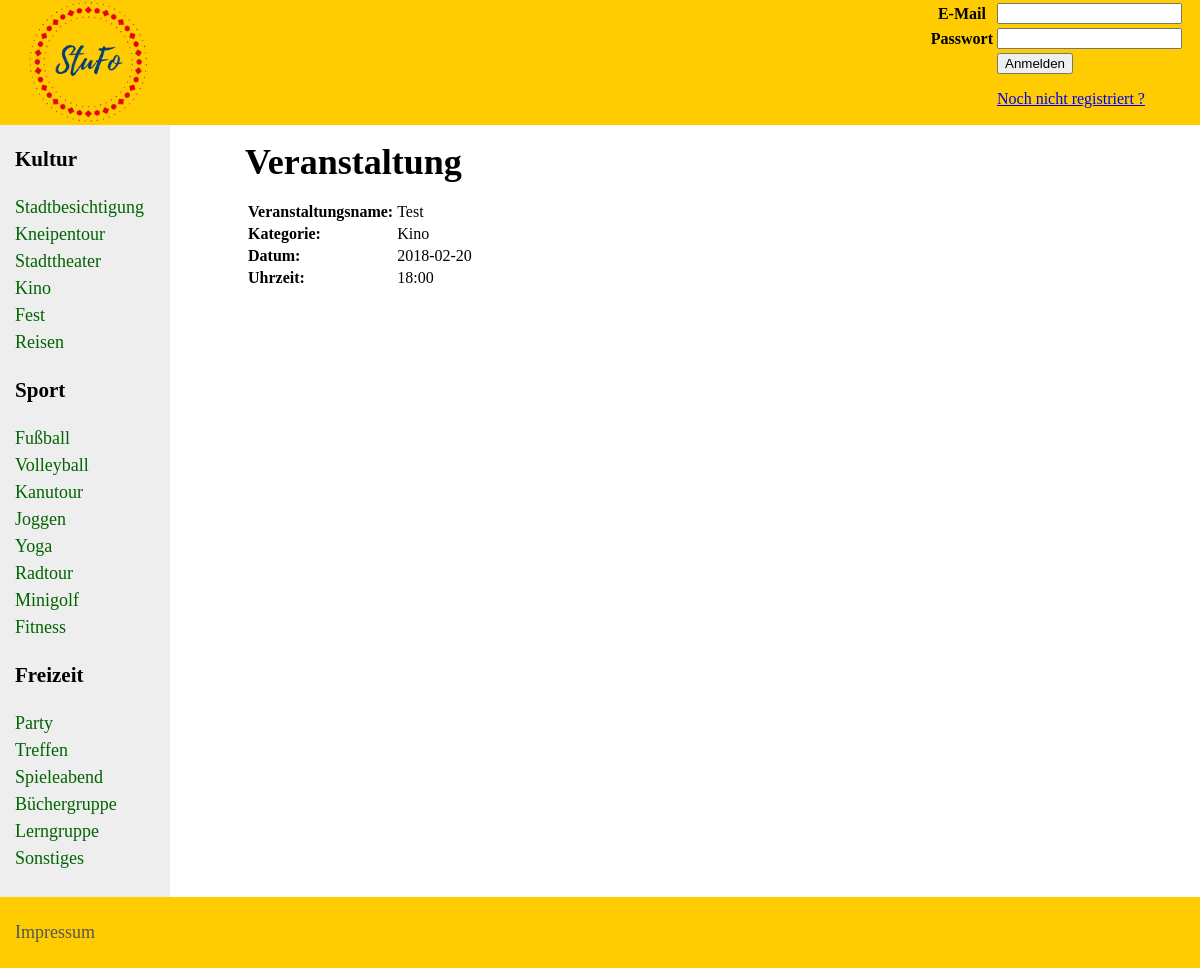
The app's page /Veranstaltung.php?page=4 with its own data.
### tables this page shows
CREATE TABLE `veranstaltung` (
  `VeranstaltungsID` bigint(255) NOT NULL,
  `Ersteller` bigint(255) NOT NULL,
  `Kategorie` bigint(255) NOT NULL,
  `Veranstaltungsname` varchar(40) NOT NULL,
  `Datum` date NOT NULL,
  `Uhrzeit` time(6) NOT NULL,
  `Beschreibung` text NOT NULL,
  `Teilnehmerzahl` int(11) NOT NULL,
  `Ort` varchar(250) NOT NULL
);

CREATE TABLE `kategorie` (
  `KategorieID` bigint(255) NOT NULL,
  `Bezeichnung` varchar(40) NOT NULL
);

### Loginverwaltung.php (called while the page is built, shortened)
<?php
function logged_in()
{
    $con = mysqli_connect('localhost', 'test', '12345678', 'SVF') or die(mysql_error());
    $session = session_id();
    $sql = "SELECT BenutzerID
    FROM benutzer
    WHERE Session = '$session'
    LIMIT 1";
    $result = mysqli_query($con, $sql);
    return (mysqli_num_rows($result) == 1);
}
?>

### Veranstaltung.php (the view, shortened to what this page needs)
<?php
include 'Loginverwaltung.php';
$con = mysqli_connect('localhost', 'test', '12345678', 'SVF') or die(mysql_error());
if (isset($_GET["page"])) {
    $veranstaltungsid = $_GET['page'];
    $sql = "SELECT * FROM veranstaltung v
    JOIN kategorie k ON v.Kategorie=KategorieID
    WHERE v.VeranstaltungsID = '$veranstaltungsid'
    LIMIT 1";
    $result = mysqli_query($con, $sql);
    if (mysqli_num_rows($result) == 1) {
        $veranstaltung = mysqli_fetch_assoc($result);
        $veranstaltungsname = $veranstaltung['Veranstaltungsname'];
        $kategorie = $veranstaltung['Bezeichnung'];
        $datum = $veranstaltung['Datum'];
        $uhrzeit = $veranstaltung['Uhrzeit'];
    }
}
?>
<html>
<head>
</head>
<body>
	<header id="header">
		<div class="innertube">
			<a href='Index.php'><img src="neu.png"
				alt="Studentenveranstaltungsforum" width="150" height="135"></a>
			<div style="float: right;">
		<?php
if (logged_in() == false) {
    ?>
	<form action="Login.php" method="post">
					<table>
						<tbody>
							<tr>
								<th><label for="email">E-Mail</label></th>
								<td><input id="email" name="email"></td>
							</tr>
							<tr>
								<th><label for="pass">Passwort</label></th>
								<td><input id="pass" name="pass" type="password"></td>
							</tr>
							<tr>
								<td></td>
								<td>
									<button type="submit" id="login" name="login" value="Einloggen">Anmelden</button>
									<p>
										<a href="Registrierung.php">Noch nicht registriert ?</a>
									</p>
								</td>
							</tr>
						</tbody>
					</table>
				</form>
<?php
}
?>
							</div>
		</div>
	</header>
	<div id="wrapper">
		<main>
		<div id="content">
			<div class="innertube">
				<h1>Veranstaltung</h1>
						<?php
    if (isset($_GET["page"])) {
        ?>
					<table>
					<tr>
						<th><label for="name">Veranstaltungsname:</label>
						<td>
							<?php echo $veranstaltungsname  ?>
							</td>
						</th>
					</tr>
					<tr>
						<th ALIGN="LEFT">Kategorie:
						<td>
							<?php echo $kategorie  ?>
							</td>
							</th>
					</tr>
					<tr>
						<th ALIGN="LEFT">Datum:
						<td>
							<?php echo $datum ?>
							</td>
						</th>
						<td></td>
					</tr>
					<tr>
						<th ALIGN="LEFT">Uhrzeit:
						<td>
							<?php echo substr($uhrzeit, 0,5) ?>
						</th>
				</table>
<?php
    }
    ?>
					</div>
		</div>
		</main>
		<nav id="nav">
			<div class="innertube">
				<h3>Kultur</h3>
				<ul>
					<li><a href="Index.php?page=14">Stadtbesichtigung</a></li>
					<li><a href="Index.php?page=8">Kneipentour</a></li>
					<li><a href="Index.php?page=15">Stadttheater</a></li>
					<li><a href="Index.php?page=7">Kino</a></li>
					<li><a href="Index.php?page=2">Fest</a></li>
					<li><a href="Index.php?page=13">Reisen</a></li>
				</ul>
				<h3>Sport</h3>
				<ul>
					<li><a href="Index.php?page=4">Fu&szlig;ball</a></li>
					<li><a href="Index.php?page=18">Volleyball</a></li>
					<li><a href="Index.php?page=6">Kanutour</a></li>
					<li><a href="Index.php?page=5">Joggen</a></li>
					<li><a href="Index.php?page=19">Yoga</a></li>
					<li><a href="Index.php?page=12">Radtour</a></li>
					<li><a href="Index.php?page=10">Minigolf</a></li>
					<li><a href="Index.php?page=12">Fitness</a></li>
				</ul>
				<h3>Freizeit</h3>
				<ul>
					<li><a href="Index.php?page=11">Party</a></li>
					<li><a href="Index.php?page=17">Treffen</a></li>
					<li><a href="Index.php?page=16">Spieleabend</a></li>
					<li><a href="Index.php?page=1">Büchergruppe</a></li>
					<li><a href="Index.php?page=9">Lerngruppe</a></li>
					<li><a href="Index.php?page=20">Sonstiges</a></li>
				</ul>
			</div>
		</nav>
	</div>
	<footer id="footer">
		<div class="innertube">
			<p>Impressum</p>
		</div>
	</footer>
</body>
</html>

### Veranstaltung.php (style rules this page uses)
body { margin: 0; padding: 0; font-family: fantasy; line-height: 1.5em; font-size: large; }
table { height: auto; width: auto; }
#header { background: #fecc00; height: 125px; }
main { padding-bottom: 10010px; margin-bottom: -10000px; float: left; width: 100%; }
#nav { padding-bottom: 10010px; margin-bottom: -10000px; float: left; width: 170px; margin-left: -100%; background: #eee; }
#footer { clear: left; width: 100%; background: #fecc00; text-align: left; padding: 4px 0; }
#wrapper { overflow: hidden; }
#content { margin-left: 230px; }
.innertube { margin: 15px; margin-top: 0; }
p { color: #555; }
nav ul { list-style-type: none; margin: 0; padding: 0; }
nav ul a { color: darkgreen; text-decoration: none; }

### records on screen
veranstaltung: Veranstaltungsname "Test", Kategorie.Bezeichnung "Kino", Datum "2018-02-20", Uhrzeit "18:00"
